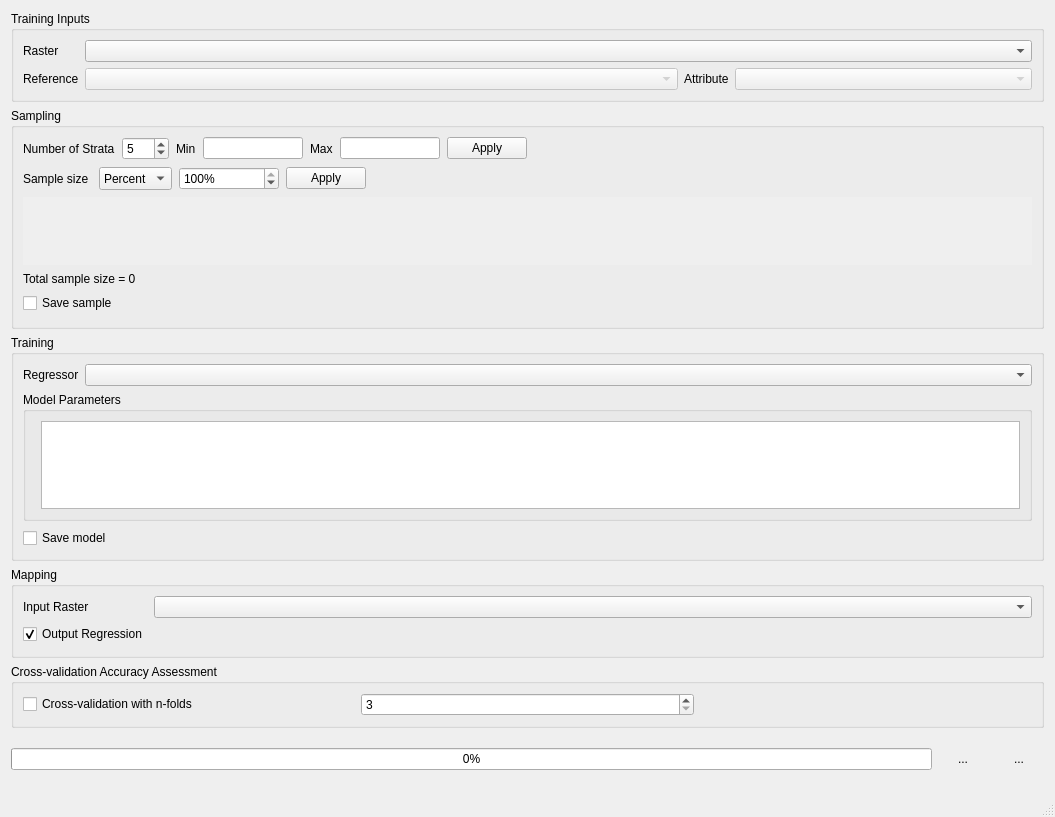
<?xml version="1.0" encoding="UTF-8"?>
<ui version="4.0">
 <class>MainWindow</class>
 <widget class="QMainWindow" name="MainWindow">
  <property name="geometry">
   <rect>
    <x>0</x>
    <y>0</y>
    <width>1055</width>
    <height>817</height>
   </rect>
  </property>
  <property name="sizePolicy">
   <sizepolicy hsizetype="Preferred" vsizetype="Preferred">
    <horstretch>0</horstretch>
    <verstretch>0</verstretch>
   </sizepolicy>
  </property>
  <property name="windowTitle">
   <string>Regression Workflow</string>
  </property>
  <widget class="QWidget" name="centralwidget">
   <layout class="QVBoxLayout" name="verticalLayout" stretch="0,0">
    <property name="leftMargin">
     <number>11</number>
    </property>
    <property name="topMargin">
     <number>11</number>
    </property>
    <property name="rightMargin">
     <number>11</number>
    </property>
    <property name="bottomMargin">
     <number>11</number>
    </property>
    <item>
     <widget class="QScrollArea" name="scrollArea">
      <property name="frameShape">
       <enum>QFrame::NoFrame</enum>
      </property>
      <property name="horizontalScrollBarPolicy">
       <enum>Qt::ScrollBarAlwaysOff</enum>
      </property>
      <property name="widgetResizable">
       <bool>true</bool>
      </property>
      <widget class="QWidget" name="scrollAreaWidgetContents">
       <property name="geometry">
        <rect>
         <x>0</x>
         <y>0</y>
         <width>1033</width>
         <height>690</height>
        </rect>
       </property>
       <layout class="QVBoxLayout" name="verticalLayout_2" stretch="0,0,1,0,0">
        <property name="leftMargin">
         <number>0</number>
        </property>
        <property name="topMargin">
         <number>0</number>
        </property>
        <property name="rightMargin">
         <number>0</number>
        </property>
        <property name="bottomMargin">
         <number>0</number>
        </property>
        <item>
         <widget class="QGroupBox" name="groupBox">
          <property name="minimumSize">
           <size>
            <width>0</width>
            <height>0</height>
           </size>
          </property>
          <property name="title">
           <string>Training Inputs</string>
          </property>
          <layout class="QFormLayout" name="formLayout_6">
           <item row="1" column="0">
            <widget class="QLabel" name="label_14">
             <property name="text">
              <string>Reference</string>
             </property>
             <property name="textFormat">
              <enum>Qt::AutoText</enum>
             </property>
            </widget>
           </item>
           <item row="0" column="1">
            <widget class="QgsMapLayerComboBox" name="uiRaster_">
             <property name="currentIndex">
              <number>-1</number>
             </property>
             <property name="allowEmptyLayer">
              <bool>true</bool>
             </property>
            </widget>
           </item>
           <item row="1" column="1">
            <layout class="QHBoxLayout" name="horizontalLayout_2" stretch="2,0,1">
             <item>
              <widget class="QgsMapLayerComboBox" name="uiRegression_">
               <property name="enabled">
                <bool>false</bool>
               </property>
               <property name="currentIndex">
                <number>-1</number>
               </property>
               <property name="allowEmptyLayer">
                <bool>true</bool>
               </property>
              </widget>
             </item>
             <item>
              <widget class="QLabel" name="uiAttributeLabel_">
               <property name="text">
                <string>Attribute</string>
               </property>
              </widget>
             </item>
             <item>
              <widget class="QgsFieldComboBox" name="uiAttribute_">
               <property name="enabled">
                <bool>false</bool>
               </property>
               <property name="currentIndex">
                <number>0</number>
               </property>
               <property name="allowEmptyFieldName">
                <bool>true</bool>
               </property>
              </widget>
             </item>
            </layout>
           </item>
           <item row="0" column="0">
            <widget class="QLabel" name="label_5">
             <property name="text">
              <string>Raster</string>
             </property>
            </widget>
           </item>
          </layout>
         </widget>
        </item>
        <item>
         <widget class="QGroupBox" name="groupBox_2">
          <property name="sizePolicy">
           <sizepolicy hsizetype="Preferred" vsizetype="Preferred">
            <horstretch>0</horstretch>
            <verstretch>0</verstretch>
           </sizepolicy>
          </property>
          <property name="minimumSize">
           <size>
            <width>0</width>
            <height>0</height>
           </size>
          </property>
          <property name="title">
           <string>Sampling</string>
          </property>
          <layout class="QVBoxLayout" name="uiSamplingLayout_">
           <property name="spacing">
            <number>7</number>
           </property>
           <property name="bottomMargin">
            <number>11</number>
           </property>
           <item>
            <layout class="QHBoxLayout" name="horizontalLayout_8" stretch="0,0,0,0,0,0,0,0">
             <property name="spacing">
              <number>7</number>
             </property>
             <item>
              <widget class="QLabel" name="label_9">
               <property name="text">
                <string>Number of Strata</string>
               </property>
              </widget>
             </item>
             <item>
              <widget class="QSpinBox" name="uiStrata_">
               <property name="minimum">
                <number>1</number>
               </property>
               <property name="maximum">
                <number>100</number>
               </property>
               <property name="value">
                <number>5</number>
               </property>
              </widget>
             </item>
             <item>
              <widget class="QLabel" name="label_10">
               <property name="text">
                <string>Min</string>
               </property>
              </widget>
             </item>
             <item>
              <widget class="QLineEdit" name="uiStrataMin_">
               <property name="sizePolicy">
                <sizepolicy hsizetype="Fixed" vsizetype="Fixed">
                 <horstretch>0</horstretch>
                 <verstretch>0</verstretch>
                </sizepolicy>
               </property>
               <property name="maximumSize">
                <size>
                 <width>100</width>
                 <height>16777215</height>
                </size>
               </property>
              </widget>
             </item>
             <item>
              <widget class="QLabel" name="label_11">
               <property name="text">
                <string>Max</string>
               </property>
              </widget>
             </item>
             <item>
              <widget class="QLineEdit" name="uiStrataMax_">
               <property name="sizePolicy">
                <sizepolicy hsizetype="Fixed" vsizetype="Fixed">
                 <horstretch>0</horstretch>
                 <verstretch>0</verstretch>
                </sizepolicy>
               </property>
               <property name="maximumSize">
                <size>
                 <width>100</width>
                 <height>16777215</height>
                </size>
               </property>
              </widget>
             </item>
             <item>
              <widget class="QPushButton" name="uiApplyStrata_">
               <property name="text">
                <string>Apply</string>
               </property>
              </widget>
             </item>
             <item>
              <spacer name="horizontalSpacer_2">
               <property name="orientation">
                <enum>Qt::Horizontal</enum>
               </property>
               <property name="sizeHint" stdset="0">
                <size>
                 <width>40</width>
                 <height>20</height>
                </size>
               </property>
              </spacer>
             </item>
            </layout>
           </item>
           <item>
            <layout class="QHBoxLayout" name="horizontalLayout_7" stretch="0,0,0,0,0">
             <property name="spacing">
              <number>7</number>
             </property>
             <item>
              <widget class="QLabel" name="label_8">
               <property name="text">
                <string>Sample size </string>
               </property>
              </widget>
             </item>
             <item>
              <widget class="QComboBox" name="uiSampeMode_">
               <property name="sizePolicy">
                <sizepolicy hsizetype="Fixed" vsizetype="Preferred">
                 <horstretch>0</horstretch>
                 <verstretch>0</verstretch>
                </sizepolicy>
               </property>
               <item>
                <property name="text">
                 <string>Percent</string>
                </property>
               </item>
               <item>
                <property name="text">
                 <string>Pixel</string>
                </property>
               </item>
              </widget>
             </item>
             <item>
              <widget class="QStackedWidget" name="uiStacked_">
               <property name="enabled">
                <bool>true</bool>
               </property>
               <property name="maximumSize">
                <size>
                 <width>100</width>
                 <height>16777215</height>
                </size>
               </property>
               <property name="lineWidth">
                <number>0</number>
               </property>
               <property name="currentIndex">
                <number>0</number>
               </property>
               <widget class="QWidget" name="page">
                <layout class="QHBoxLayout" name="horizontalLayout">
                 <property name="spacing">
                  <number>0</number>
                 </property>
                 <property name="leftMargin">
                  <number>0</number>
                 </property>
                 <property name="topMargin">
                  <number>0</number>
                 </property>
                 <property name="rightMargin">
                  <number>0</number>
                 </property>
                 <property name="bottomMargin">
                  <number>0</number>
                 </property>
                 <item>
                  <widget class="QSpinBox" name="uiSampleSizePercent_">
                   <property name="enabled">
                    <bool>true</bool>
                   </property>
                   <property name="maximumSize">
                    <size>
                     <width>100</width>
                     <height>16777215</height>
                    </size>
                   </property>
                   <property name="suffix">
                    <string>%</string>
                   </property>
                   <property name="maximum">
                    <number>100</number>
                   </property>
                   <property name="value">
                    <number>100</number>
                   </property>
                  </widget>
                 </item>
                </layout>
               </widget>
               <widget class="QWidget" name="page_2">
                <layout class="QHBoxLayout" name="horizontalLayout_5">
                 <property name="spacing">
                  <number>0</number>
                 </property>
                 <property name="leftMargin">
                  <number>0</number>
                 </property>
                 <property name="topMargin">
                  <number>0</number>
                 </property>
                 <property name="rightMargin">
                  <number>0</number>
                 </property>
                 <property name="bottomMargin">
                  <number>0</number>
                 </property>
                 <item>
                  <widget class="QSpinBox" name="uiSampleSizePixel_">
                   <property name="enabled">
                    <bool>true</bool>
                   </property>
                   <property name="maximumSize">
                    <size>
                     <width>100</width>
                     <height>16777215</height>
                    </size>
                   </property>
                   <property name="suffix">
                    <string> px</string>
                   </property>
                   <property name="prefix">
                    <string/>
                   </property>
                   <property name="maximum">
                    <number>999999999</number>
                   </property>
                   <property name="value">
                    <number>0</number>
                   </property>
                  </widget>
                 </item>
                </layout>
               </widget>
              </widget>
             </item>
             <item>
              <widget class="QPushButton" name="uiApply_">
               <property name="text">
                <string>Apply</string>
               </property>
              </widget>
             </item>
             <item>
              <spacer name="horizontalSpacer">
               <property name="orientation">
                <enum>Qt::Horizontal</enum>
               </property>
               <property name="sizeHint" stdset="0">
                <size>
                 <width>40</width>
                 <height>20</height>
                </size>
               </property>
              </spacer>
             </item>
            </layout>
           </item>
           <item>
            <widget class="QScrollArea" name="uiScrollArea_1">
             <property name="frameShape">
              <enum>QFrame::NoFrame</enum>
             </property>
             <property name="frameShadow">
              <enum>QFrame::Plain</enum>
             </property>
             <property name="verticalScrollBarPolicy">
              <enum>Qt::ScrollBarAsNeeded</enum>
             </property>
             <property name="horizontalScrollBarPolicy">
              <enum>Qt::ScrollBarAsNeeded</enum>
             </property>
             <property name="widgetResizable">
              <bool>true</bool>
             </property>
             <widget class="QWidget" name="uiScrollWidget_1">
              <property name="geometry">
               <rect>
                <x>0</x>
                <y>0</y>
                <width>1013</width>
                <height>69</height>
               </rect>
              </property>
              <layout class="QVBoxLayout" name="verticalLayout_3">
               <property name="spacing">
                <number>0</number>
               </property>
               <property name="leftMargin">
                <number>0</number>
               </property>
               <property name="topMargin">
                <number>0</number>
               </property>
               <property name="rightMargin">
                <number>0</number>
               </property>
               <property name="bottomMargin">
                <number>0</number>
               </property>
               <item>
                <layout class="QVBoxLayout" name="layout_">
                 <item>
                  <widget class="QWidget" name="widget_" native="true">
                   <property name="sizePolicy">
                    <sizepolicy hsizetype="Preferred" vsizetype="Preferred">
                     <horstretch>0</horstretch>
                     <verstretch>0</verstretch>
                    </sizepolicy>
                   </property>
                   <property name="minimumSize">
                    <size>
                     <width>30</width>
                     <height>30</height>
                    </size>
                   </property>
                  </widget>
                 </item>
                </layout>
               </item>
              </layout>
             </widget>
            </widget>
           </item>
           <item>
            <widget class="QLabel" name="uiTotalSampleSize_">
             <property name="text">
              <string>Total sample size = 0</string>
             </property>
            </widget>
           </item>
           <item>
            <layout class="QFormLayout" name="formLayout_2">
             <item row="0" column="0">
              <widget class="QCheckBox" name="checkBox_2">
               <property name="text">
                <string>Save sample</string>
               </property>
              </widget>
             </item>
             <item row="0" column="1">
              <widget class="QgsFileWidget" name="uiSampledRegressionFilename_">
               <property name="enabled">
                <bool>false</bool>
               </property>
               <property name="minimumSize">
                <size>
                 <width>0</width>
                 <height>22</height>
                </size>
               </property>
               <property name="defaultRoot">
                <string/>
               </property>
              </widget>
             </item>
            </layout>
           </item>
          </layout>
         </widget>
        </item>
        <item>
         <widget class="QGroupBox" name="groupBox_6">
          <property name="minimumSize">
           <size>
            <width>0</width>
            <height>0</height>
           </size>
          </property>
          <property name="title">
           <string>Training</string>
          </property>
          <layout class="QVBoxLayout" name="verticalLayout_5">
           <item>
            <layout class="QHBoxLayout" name="horizontalLayout_10" stretch="0,1">
             <item>
              <widget class="QLabel" name="label_16">
               <property name="text">
                <string>Regressor</string>
               </property>
              </widget>
             </item>
             <item>
              <widget class="QComboBox" name="uiClassifier_">
               <property name="sizePolicy">
                <sizepolicy hsizetype="Preferred" vsizetype="Preferred">
                 <horstretch>0</horstretch>
                 <verstretch>0</verstretch>
                </sizepolicy>
               </property>
              </widget>
             </item>
            </layout>
           </item>
           <item>
            <widget class="QgsCollapsibleGroupBox" name="mGroupBox_5">
             <property name="sizePolicy">
              <sizepolicy hsizetype="Preferred" vsizetype="Expanding">
               <horstretch>0</horstretch>
               <verstretch>2</verstretch>
              </sizepolicy>
             </property>
             <property name="minimumSize">
              <size>
               <width>0</width>
               <height>0</height>
              </size>
             </property>
             <property name="title">
              <string>Model Parameters</string>
             </property>
             <layout class="QFormLayout" name="formLayout_3">
              <item row="0" column="1">
               <widget class="QTextEdit" name="uiCode_">
                <property name="sizePolicy">
                 <sizepolicy hsizetype="Expanding" vsizetype="Expanding">
                  <horstretch>0</horstretch>
                  <verstretch>1</verstretch>
                 </sizepolicy>
                </property>
                <property name="minimumSize">
                 <size>
                  <width>0</width>
                  <height>0</height>
                 </size>
                </property>
                <property name="maximumSize">
                 <size>
                  <width>16777215</width>
                  <height>16777215</height>
                 </size>
                </property>
                <property name="html">
                 <string>&lt;!DOCTYPE HTML PUBLIC &quot;-//W3C//DTD HTML 4.0//EN&quot; &quot;http://www.w3.org/TR/REC-html40/strict.dtd&quot;&gt;
&lt;html&gt;&lt;head&gt;&lt;meta name=&quot;qrichtext&quot; content=&quot;1&quot; /&gt;&lt;style type=&quot;text/css&quot;&gt;
p, li { white-space: pre-wrap; }
&lt;/style&gt;&lt;/head&gt;&lt;body style=&quot; font-family:'MS Shell Dlg 2'; font-size:8.25pt; font-weight:400; font-style:normal;&quot;&gt;
&lt;p style=&quot;-qt-paragraph-type:empty; margin-top:0px; margin-bottom:0px; margin-left:0px; margin-right:0px; -qt-block-indent:0; text-indent:0px; font-size:7.8pt;&quot;&gt;&lt;br /&gt;&lt;/p&gt;&lt;/body&gt;&lt;/html&gt;</string>
                </property>
               </widget>
              </item>
             </layout>
            </widget>
           </item>
           <item>
            <layout class="QHBoxLayout" name="horizontalLayout_12">
             <item>
              <widget class="QCheckBox" name="checkBox_3">
               <property name="text">
                <string>Save model</string>
               </property>
              </widget>
             </item>
             <item>
              <widget class="QgsFileWidget" name="uiModelFilename_">
               <property name="enabled">
                <bool>false</bool>
               </property>
               <property name="minimumSize">
                <size>
                 <width>0</width>
                 <height>22</height>
                </size>
               </property>
               <property name="defaultRoot">
                <string/>
               </property>
              </widget>
             </item>
            </layout>
           </item>
          </layout>
         </widget>
        </item>
        <item>
         <widget class="QGroupBox" name="groupBox_4">
          <property name="minimumSize">
           <size>
            <width>0</width>
            <height>0</height>
           </size>
          </property>
          <property name="title">
           <string>Mapping</string>
          </property>
          <layout class="QFormLayout" name="formLayout">
           <item row="0" column="0">
            <widget class="QLabel" name="label_2">
             <property name="text">
              <string>Input Raster</string>
             </property>
            </widget>
           </item>
           <item row="0" column="1">
            <widget class="QgsMapLayerComboBox" name="uiRaster2_">
             <property name="allowEmptyLayer">
              <bool>true</bool>
             </property>
            </widget>
           </item>
           <item row="3" column="1">
            <widget class="QgsFileWidget" name="uiRegressionFilename_">
             <property name="minimumSize">
              <size>
               <width>0</width>
               <height>22</height>
              </size>
             </property>
             <property name="defaultRoot">
              <string/>
             </property>
            </widget>
           </item>
           <item row="3" column="0">
            <widget class="QCheckBox" name="checkBox_4">
             <property name="text">
              <string>Output Regression</string>
             </property>
             <property name="checked">
              <bool>true</bool>
             </property>
            </widget>
           </item>
          </layout>
         </widget>
        </item>
        <item>
         <widget class="QGroupBox" name="groupBox_5">
          <property name="minimumSize">
           <size>
            <width>0</width>
            <height>0</height>
           </size>
          </property>
          <property name="title">
           <string>Cross-validation Accuracy Assessment</string>
          </property>
          <layout class="QHBoxLayout" name="horizontalLayout_17" stretch="0,0,0">
           <item>
            <widget class="QCheckBox" name="checkBox_6">
             <property name="text">
              <string>Cross-validation with n-folds</string>
             </property>
            </widget>
           </item>
           <item>
            <widget class="QSpinBox" name="uiNFold_">
             <property name="minimum">
              <number>3</number>
             </property>
             <property name="maximum">
              <number>10</number>
             </property>
             <property name="value">
              <number>3</number>
             </property>
            </widget>
           </item>
           <item>
            <widget class="QgsFileWidget" name="uiReportFilename_">
             <property name="enabled">
              <bool>false</bool>
             </property>
             <property name="minimumSize">
              <size>
               <width>0</width>
               <height>22</height>
              </size>
             </property>
             <property name="defaultRoot">
              <string/>
             </property>
            </widget>
           </item>
          </layout>
         </widget>
        </item>
       </layout>
      </widget>
     </widget>
    </item>
    <item>
     <layout class="QHBoxLayout" name="horizontalLayout_3">
      <item>
       <widget class="QProgressBar" name="uiProgressBar_">
        <property name="value">
         <number>0</number>
        </property>
       </widget>
      </item>
      <item>
       <widget class="QToolButton" name="uiAdvanced_">
        <property name="minimumSize">
         <size>
          <width>50</width>
          <height>50</height>
         </size>
        </property>
        <property name="toolTip">
         <string>show/hide advanced options</string>
        </property>
        <property name="text">
         <string>...</string>
        </property>
        <property name="icon">
         <iconset>
          <normaloff>:/images/themes/default/propertyicons/system.svg</normaloff>:/images/themes/default/propertyicons/system.svg</iconset>
        </property>
        <property name="iconSize">
         <size>
          <width>50</width>
          <height>50</height>
         </size>
        </property>
        <property name="autoRaise">
         <bool>true</bool>
        </property>
       </widget>
      </item>
      <item>
       <widget class="QToolButton" name="uiExecute_">
        <property name="minimumSize">
         <size>
          <width>50</width>
          <height>50</height>
         </size>
        </property>
        <property name="text">
         <string>...</string>
        </property>
        <property name="icon">
         <iconset>
          <normaloff>:/images/themes/default/propertyicons/action.svg</normaloff>:/images/themes/default/propertyicons/action.svg</iconset>
        </property>
        <property name="iconSize">
         <size>
          <width>50</width>
          <height>50</height>
         </size>
        </property>
        <property name="autoRaise">
         <bool>true</bool>
        </property>
       </widget>
      </item>
     </layout>
    </item>
   </layout>
  </widget>
  <widget class="QMenuBar" name="menubar">
   <property name="geometry">
    <rect>
     <x>0</x>
     <y>0</y>
     <width>1055</width>
     <height>21</height>
    </rect>
   </property>
  </widget>
  <widget class="QStatusBar" name="statusbar"/>
 </widget>
 <customwidgets>
  <customwidget>
   <class>QgsCollapsibleGroupBox</class>
   <extends>QGroupBox</extends>
   <header>qgscollapsiblegroupbox.h</header>
   <container>1</container>
  </customwidget>
  <customwidget>
   <class>QgsFieldComboBox</class>
   <extends>QComboBox</extends>
   <header>qgsfieldcombobox.h</header>
  </customwidget>
  <customwidget>
   <class>QgsFileWidget</class>
   <extends>QWidget</extends>
   <header>qgsfilewidget.h</header>
  </customwidget>
  <customwidget>
   <class>QgsMapLayerComboBox</class>
   <extends>QComboBox</extends>
   <header>qgsmaplayercombobox.h</header>
  </customwidget>
 </customwidgets>
 <resources/>
 <connections>
  <connection>
   <sender>uiRegression_</sender>
   <signal>layerChanged(QgsMapLayer*)</signal>
   <receiver>uiAttribute_</receiver>
   <slot>setLayer(QgsMapLayer*)</slot>
   <hints>
    <hint type="sourcelabel">
     <x>291</x>
     <y>100</y>
    </hint>
    <hint type="destinationlabel">
     <x>835</x>
     <y>100</y>
    </hint>
   </hints>
  </connection>
  <connection>
   <sender>checkBox_6</sender>
   <signal>toggled(bool)</signal>
   <receiver>uiNFold_</receiver>
   <slot>setEnabled(bool)</slot>
   <hints>
    <hint type="sourcelabel">
     <x>143</x>
     <y>708</y>
    </hint>
    <hint type="destinationlabel">
     <x>222</x>
     <y>710</y>
    </hint>
   </hints>
  </connection>
  <connection>
   <sender>checkBox_6</sender>
   <signal>toggled(bool)</signal>
   <receiver>uiReportFilename_</receiver>
   <slot>setEnabled(bool)</slot>
   <hints>
    <hint type="sourcelabel">
     <x>103</x>
     <y>708</y>
    </hint>
    <hint type="destinationlabel">
     <x>688</x>
     <y>711</y>
    </hint>
   </hints>
  </connection>
  <connection>
   <sender>checkBox_3</sender>
   <signal>toggled(bool)</signal>
   <receiver>uiModelFilename_</receiver>
   <slot>setEnabled(bool)</slot>
   <hints>
    <hint type="sourcelabel">
     <x>90</x>
     <y>547</y>
    </hint>
    <hint type="destinationlabel">
     <x>403</x>
     <y>550</y>
    </hint>
   </hints>
  </connection>
  <connection>
   <sender>uiRaster_</sender>
   <signal>layerChanged(QgsMapLayer*)</signal>
   <receiver>uiRaster2_</receiver>
   <slot>setLayer(QgsMapLayer*)</slot>
   <hints>
    <hint type="sourcelabel">
     <x>188</x>
     <y>73</y>
    </hint>
    <hint type="destinationlabel">
     <x>313</x>
     <y>610</y>
    </hint>
   </hints>
  </connection>
  <connection>
   <sender>checkBox_2</sender>
   <signal>toggled(bool)</signal>
   <receiver>uiSampledRegressionFilename_</receiver>
   <slot>setEnabled(bool)</slot>
   <hints>
    <hint type="sourcelabel">
     <x>104</x>
     <y>319</y>
    </hint>
    <hint type="destinationlabel">
     <x>432</x>
     <y>324</y>
    </hint>
   </hints>
  </connection>
  <connection>
   <sender>uiSampeMode_</sender>
   <signal>currentIndexChanged(int)</signal>
   <receiver>uiStacked_</receiver>
   <slot>setCurrentIndex(int)</slot>
   <hints>
    <hint type="sourcelabel">
     <x>149</x>
     <y>197</y>
    </hint>
    <hint type="destinationlabel">
     <x>256</x>
     <y>197</y>
    </hint>
   </hints>
  </connection>
  <connection>
   <sender>checkBox_4</sender>
   <signal>toggled(bool)</signal>
   <receiver>uiRegressionFilename_</receiver>
   <slot>setEnabled(bool)</slot>
   <hints>
    <hint type="sourcelabel">
     <x>61</x>
     <y>639</y>
    </hint>
    <hint type="destinationlabel">
     <x>238</x>
     <y>638</y>
    </hint>
   </hints>
  </connection>
 </connections>
</ui>
